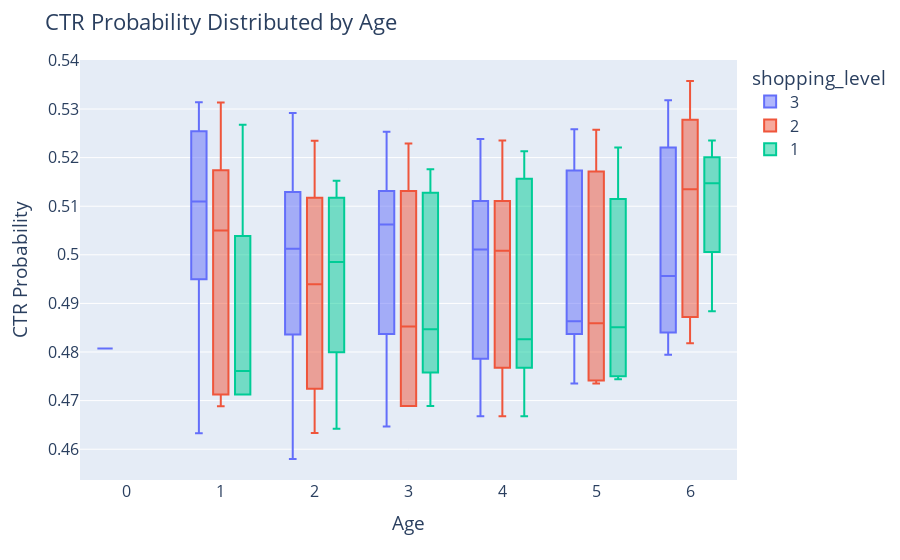

The notebook cell this image was saved under:
### Code cell
fig = px.box(pre_results, x="age_level", y="clk_p",color="shopping_level")
fig.update_layout(
    title="CTR Probability Distributed by Age",
    xaxis_title="Age",
    yaxis_title="CTR Probability",
    font=dict(size=16))
fig.show()

### Figure 1 — Plotly figure (JSON) as saved in the notebook; plotly's stock layout.template omitted (floating-point values rounded to 4 significant figures; data arrays with more than 128 entries replaced by an {"elided": "..."} marker saying what was removed)
{"data": [{"alignmentgroup": "True", "hovertemplate": "shopping_level=3<br>age_level=%{x}<br>clk_p=%{y}<extra></extra>", "legendgroup": "3", "marker": {"color": "#636efa"}, "name": "3", "notched": false, "offsetgroup": "3", "orientation": "v", "showlegend": true, "type": "box", "x": {"elided": "9011 int values"}, "x0": " ", "xaxis": "x", "y": {"elided": "9011 float values"}, "y0": " ", "yaxis": "y"}, {"alignmentgroup": "True", "hovertemplate": "shopping_level=2<br>age_level=%{x}<br>clk_p=%{y}<extra></extra>", "legendgroup": "2", "marker": {"color": "#EF553B"}, "name": "2", "notched": false, "offsetgroup": "2", "orientation": "v", "showlegend": true, "type": "box", "x": {"elided": "837 int values"}, "x0": " ", "xaxis": "x", "y": {"elided": "837 float values"}, "y0": " ", "yaxis": "y"}, {"alignmentgroup": "True", "hovertemplate": "shopping_level=1<br>age_level=%{x}<br>clk_p=%{y}<extra></extra>", "legendgroup": "1", "marker": {"color": "#00cc96"}, "name": "1", "notched": false, "offsetgroup": "1", "orientation": "v", "showlegend": true, "type": "box", "x": {"elided": "152 int values"}, "x0": " ", "xaxis": "x", "y": {"elided": "152 float values"}, "y0": " ", "yaxis": "y"}], "layout": {"boxmode": "group", "font": {"size": 16}, "legend": {"title": {"text": "shopping_level"}, "tracegroupgap": 0}, "margin": {"t": 60}, "title": {"text": "CTR Probability Distributed by Age"}, "xaxis": {"anchor": "y", "domain": [0, 1], "title": {"text": "Age"}}, "yaxis": {"anchor": "x", "domain": [0, 1], "title": {"text": "CTR Probability"}}}}
